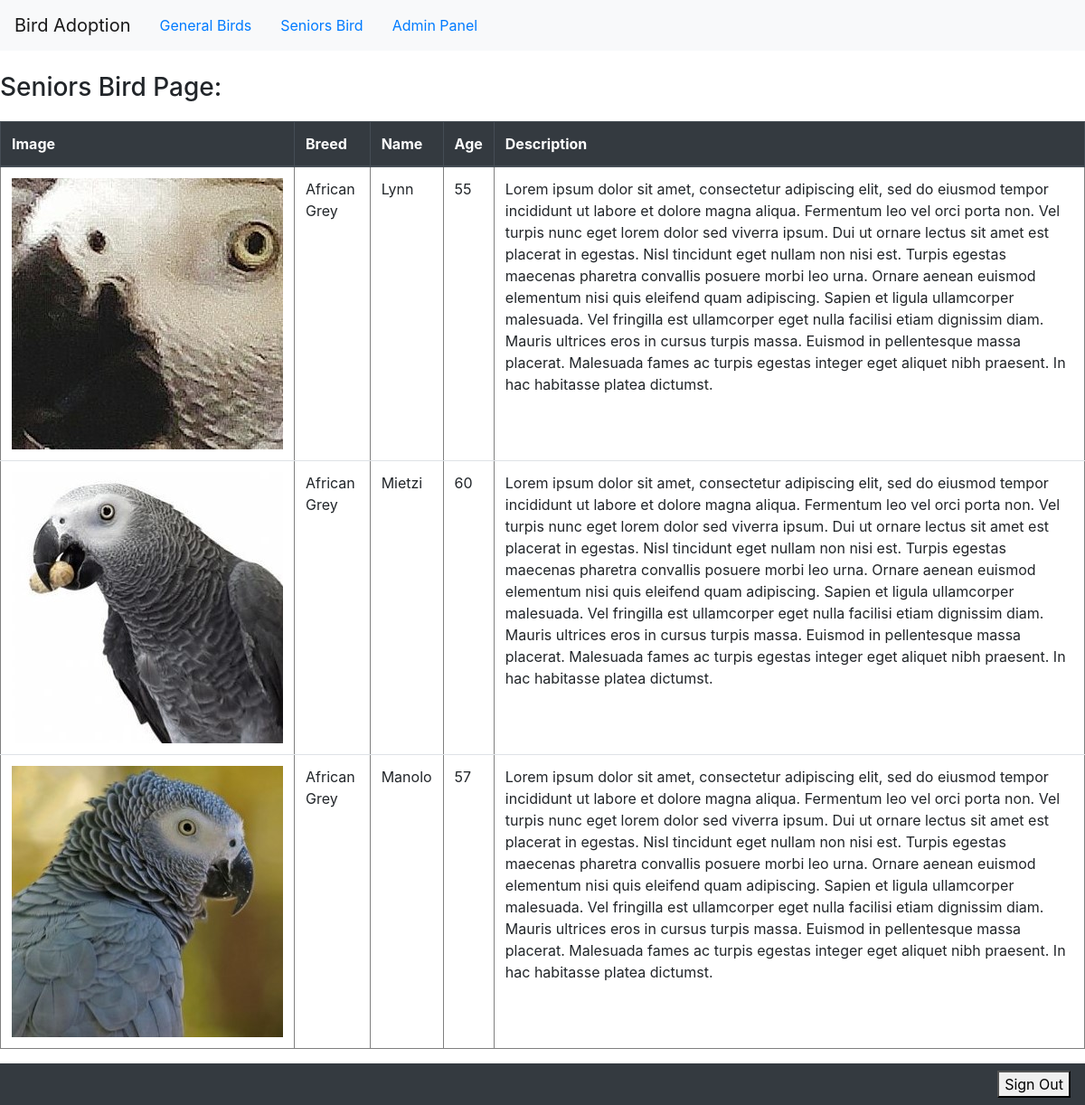
Screenshot of /seniors.php with the database file from the repository.
### tables this page shows
CREATE TABLE `birds` (
  `id` int(11) NOT NULL,
  `bird_img` varchar(250) NOT NULL,
  `bird_breed` varchar(30) DEFAULT NULL,
  `bird_name` varchar(30) DEFAULT NULL,
  `bird_age` varchar(30) DEFAULT NULL,
  `bird_description` text DEFAULT NULL
);

### seniors.php (the view, shortened to what this page needs)
<?php require_once 'actions/db_connect.php';?>
<!DOCTYPE html>
<html>
<head>
<link rel="stylesheet" href="https://stackpath.bootstrapcdn.com/bootstrap/4.3.1/css/bootstrap.min.css">
</head>
<body>
<nav class="navbar navbar-light bg-light">
  <ul class="nav">
  <li class="nav-item">
    <a class="navbar-brand" href="../cr11_victoria_kahr_birdadoption/home.php">Bird Adoption</a>
  </li>
  <li class="nav-item">
  <a class="nav-link active" href="general.php">General Birds</a>
  </li>
  <li class="nav-item">
    <a class="nav-link" href="seniors.php">Seniors Bird</a>
  </li>
  <li class="nav-item">
    <a class="nav-link" href="birds.php">Admin Panel</a>
  </li>
</ul>
</nav>
<br>
<h3>Seniors Bird Page:</h3>
<div class ="manageBirds table">
   <table  border="1" cellspacing= "0" cellpadding="0">
       <thead class="thead-dark">
           <tr>
               <th>Image</th>
               <th>Breed</th>
               <th>Name</th>
               <th>Age</th>
               <th>Description</th>
           </tr>
       </thead>
       <tbody>
       <?php
           $sql = "SELECT * FROM `birds` WHERE bird_age > 40";
           $result = $conn->query($sql);
            if($result->num_rows > 0) {
                while($row = $result->fetch_assoc()) {
                   echo  "<tr>
                   <td><img src='" . $row['bird_img'] . "' /></td>
                   <td>" .$row['bird_breed']."</td>
                   <td>" .$row['bird_name']."</td>
                   <td>" .$row['bird_age']."</td>
                   <td>" .$row['bird_description']."</td>
                   </tr>" ;
               }
           } else  {
               echo  "<tr><td colspan='5'><center>No Data Avaliable</center></td></tr>";
           }
            ?>
       </tbody>
   </table>
</div>
<nav class="navbar navbar-light bg-dark">
<a href="logout.php?logout"><button type="button">Sign Out</button></a>
</nav>
</body>
</html>

### seniors.php (style rules this page uses)
table { width: 100%; margin-top: 20px; }

### rows the page displays
birds: bird_img (picture), bird_breed "African Grey", bird_name "Lynn", bird_age "55", bird_description "Lorem ipsum dolor sit amet, consectetur adipiscing elit, sed do eiusmod tempor incididunt ut labore et dolore magna aliqua. Fermentum leo vel orci porta non. Vel turpis nunc eget lorem dolor sed viverra ipsum. Dui ut ornare lectus sit amet est placerat in egestas. Nisl tincidunt eget nullam non nisi est. Turpis egestas maecenas pharetra convallis posuere morbi leo urna. Ornare aenean euismod elementum nisi quis eleifend quam adipiscing. Sapien et ligula ullamcorper malesuada. Vel fringilla est ullamcorper eget nulla facilisi etiam dignissim diam. Mauris ultrices eros in cursus turpis massa. Euismod in pellentesque massa placerat. Malesuada fames ac turpis egestas integer eget aliquet nibh…"
birds: bird_img (picture), bird_breed "African Grey", bird_name "Mietzi", bird_age "60", bird_description "Lorem ipsum dolor sit amet, consectetur adipiscing elit, sed do eiusmod tempor incididunt ut labore et dolore magna aliqua. Fermentum leo vel orci porta non. Vel turpis nunc eget lorem dolor sed viverra ipsum. Dui ut ornare lectus sit amet est placerat in egestas. Nisl tincidunt eget nullam non nisi est. Turpis egestas maecenas pharetra convallis posuere morbi leo urna. Ornare aenean euismod elementum nisi quis eleifend quam adipiscing. Sapien et ligula ullamcorper malesuada. Vel fringilla est ullamcorper eget nulla facilisi etiam dignissim diam. Mauris ultrices eros in cursus turpis massa. Euismod in pellentesque massa placerat. Malesuada fames ac turpis egestas integer eget aliquet nibh…"
birds: bird_img (picture), bird_breed "African Grey", bird_name "Manolo", bird_age "57", bird_description "Lorem ipsum dolor sit amet, consectetur adipiscing elit, sed do eiusmod tempor incididunt ut labore et dolore magna aliqua. Fermentum leo vel orci porta non. Vel turpis nunc eget lorem dolor sed viverra ipsum. Dui ut ornare lectus sit amet est placerat in egestas. Nisl tincidunt eget nullam non nisi est. Turpis egestas maecenas pharetra convallis posuere morbi leo urna. Ornare aenean euismod elementum nisi quis eleifend quam adipiscing. Sapien et ligula ullamcorper malesuada. Vel fringilla est ullamcorper eget nulla facilisi etiam dignissim diam. Mauris ultrices eros in cursus turpis massa. Euismod in pellentesque massa placerat. Malesuada fames ac turpis egestas integer eget aliquet nibh…"
